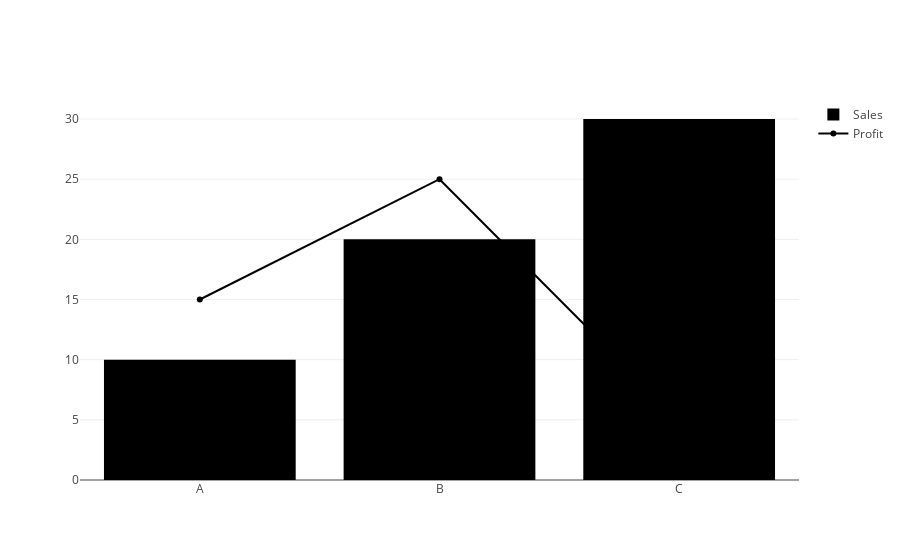

Here is the notebook cell this chart was saved with:
### Code cell
# 
fig = go.Figure()

# Layer 1: Bar Chart
fig.add_trace(go.Bar(
    x=['A', 'B', 'C'],
    y=[10, 20, 30],
    name='Sales'
))

# Layer 2: Line Chart (Isi ke upar)
fig.add_trace(go.Scatter(
    x=['A', 'B', 'C'],
    y=[15, 25, 5],
    name='Profit',
    mode='lines+markers' # Line aur dots dono
))

fig.show()

### Figure 1 — Plotly figure (JSON) as saved in the notebook; plotly's stock layout.template omitted (floating-point values rounded to 4 significant figures)
{"data": [{"name": "Sales", "type": "bar", "x": ["A", "B", "C"], "y": [10, 20, 30]}, {"mode": "lines+markers", "name": "Profit", "type": "scatter", "x": ["A", "B", "C"], "y": [15, 25, 5]}], "layout": {}}
